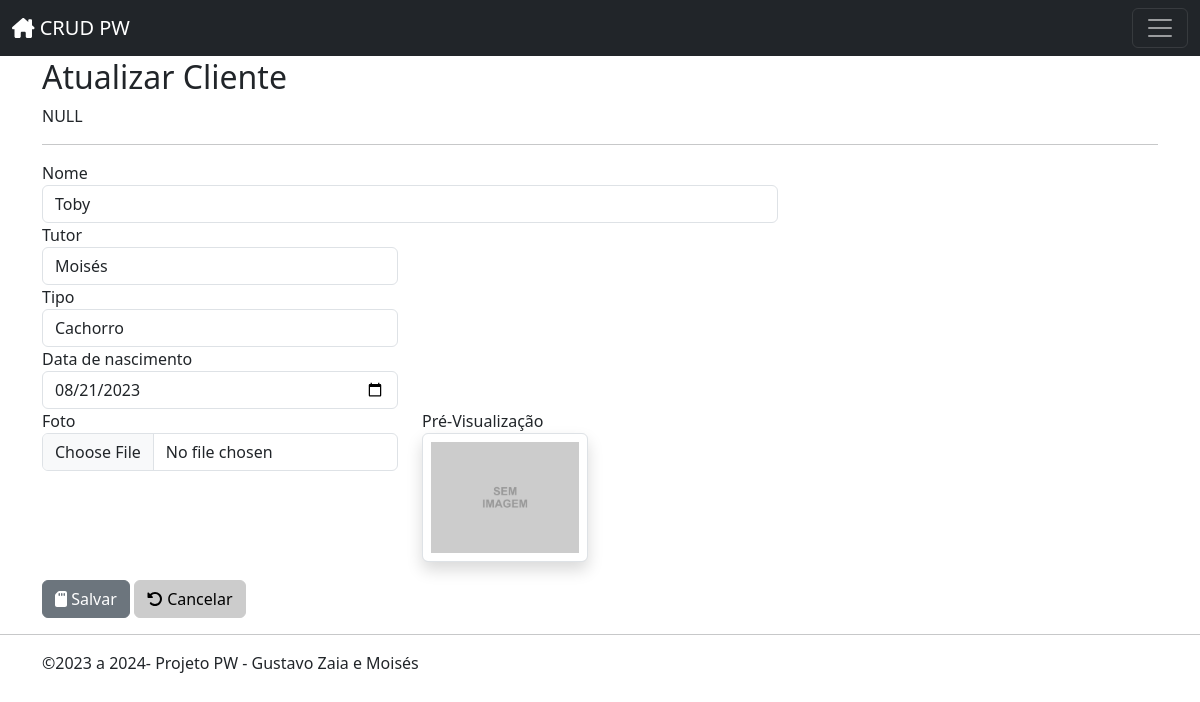
The app's page /animais/edit.php?id=1, older data.
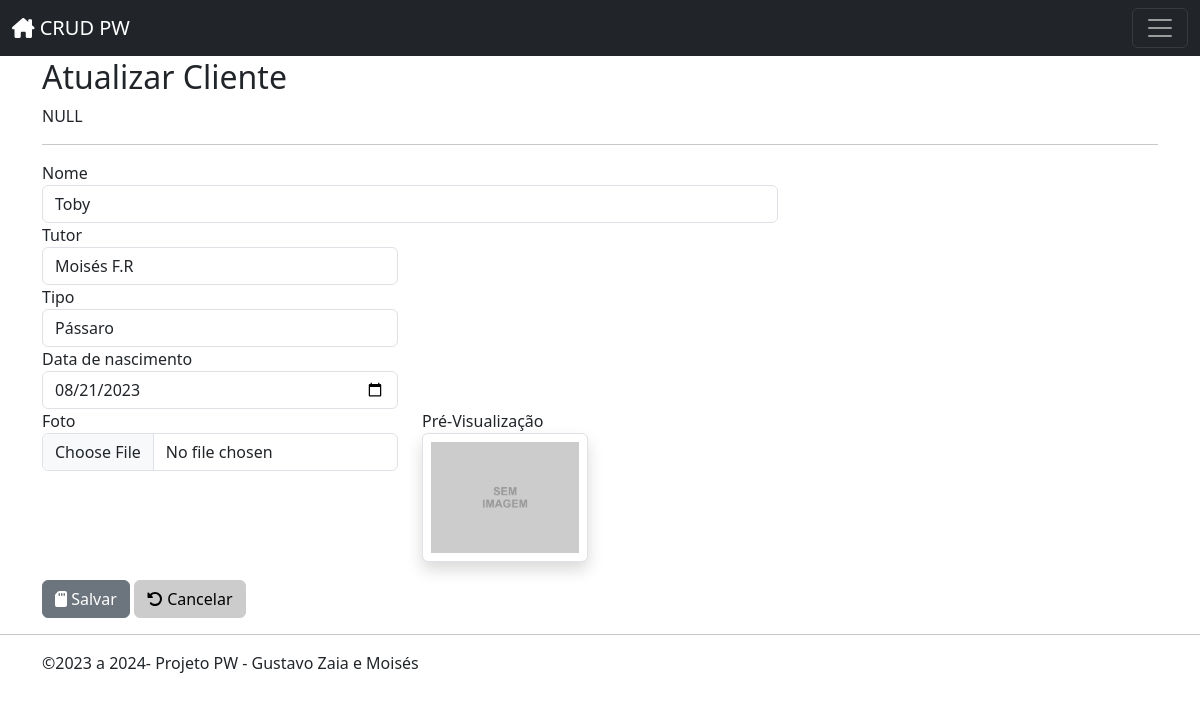
The same page, newer data.
### tables this page shows
CREATE TABLE `animal` (
  `id` int(11) NOT NULL,
  `nome` varchar(50) DEFAULT NULL,
  `tutor` varchar(50) DEFAULT NULL,
  `tipo` varchar(25) DEFAULT NULL,
  `dataNasc` date DEFAULT NULL,
  `foto` varchar(69) DEFAULT NULL
);

### inc/database.php (called while the page is built, shortened)
<?php
function open_database()
{
	$servername = "localhost";
	$username = "root";
	$password = "";
	try {
		$conn = new PDO("mysql:host=$servername;dbname=wda_crud", $username, $password);
		$conn->setAttribute(PDO::ATTR_ERRMODE, PDO::ERRMODE_EXCEPTION);
		return $conn;
	} catch (Exception $e) {
		echo $e->getMessage();
		return null;
	}
}
function find($table = null, $id = null)
{
	try {
		$database = open_database();
		$found = null;
		if ($id) {
			$stmt = $database->prepare("SELECT * FROM " . $table . " WHERE id = ?");
			$stmt->bindParam(1, $id);
			$stmt->execute();
			if($stmt->rowCount() > 0) {
				$found = $stmt->fetch(PDO::FETCH_ASSOC);
			}
		} else {
			$stmt = $database->prepare("SELECT * FROM " . $table);
			$stmt->execute();
			if ($stmt->rowCount() > 0) {
				$found = $stmt->fetchAll(PDO::FETCH_ASSOC);
			}
		}
	} catch (Exception $e) {
		$_SESSION['message'] = $e->GetMessage();
		$_SESSION['type'] = 'danger';
	}
	return $found;
}

### animais/functions.php (called while the page is built, shortened)
<?php
    function edit() {
        try {
            if (isset($_GET['id'])) {
            $id = $_GET['id'];
            if (isset($_POST['animal'])) {
                $animal = $_POST['animal'];
                $old_photo = $_POST['old_photo'];
                if (!empty($_FILES["foto"]["name"])) {
                    $pasta_destino = "fotos/";
                    $tipo_arquivo = strtolower(pathinfo(basename($_FILES["foto"]["name"]), PATHINFO_EXTENSION));
                    $nomearquivo = uniqid() . "." . $tipo_arquivo;
                    $arquivo_destino = $pasta_destino . $nomearquivo;
                    $tamanho_arquivo = $_FILES["foto"]["size"];
                    $nome_temp = $_FILES["foto"]["tmp_name"];
                    upload($pasta_destino, $arquivo_destino, $tipo_arquivo, $nome_temp, $tamanho_arquivo);
                    unlink("./fotos/" . $old_photo);
                    $animal['foto'] = $nomearquivo;
                    if($tipo_arquivo !== "jpg" && $tipo_arquivo !== "jpeg" && $tipo_arquivo !== "png" && $tipo_arquivo !== "webp")
                    {
                        $_SESSION['message'] = 'O arquivo deve ser uma imagem ';
                        $_SESSION['type'] = 'danger';
                        header('Location: index.php');
                    }
                }
                update('animal', $id, $animal);
                header('Location: index.php');
            } else {
                $animal = find('animal', $id);
            }
            } else {
            header('location: index.php');
            }
        } catch (Exception $e) {
            $_SESSION['message'] = 'Aconteceu um erro: ' . $e->getMessage();
		    $_SESSION['type'] = 'danger';
            header('Location: index.php');
        }
    }
?>

### animais/edit.php (the view, shortened to what the changed rows need)
<?php
require_once('functions.php');
edit();
include(HEADER_TEMPLATE); ?>
            <h2 class="mt-2">Atualizar Cliente</h2>
            <?php
                if(!isset($_SESSION["message"])){
                    var_dump($_SESSION["type"]);
                }
            ?>
            <form action="edit.php?id=<?php echo $animal['id']; ?>" method="post" enctype="multipart/form-data">
                <div class="row">
                    <div class="form-group col-md-8">
                        <label for="name">Nome</label>
                        <input type="text" class="form-control" name="animal[nome]" value="<?php echo $animal['nome']; ?>">
                    </div>
                </div>
                <div class="row">
                    <div class="form-group col-md-4">
                        <label for="campo2">Tutor</label>
                        <input type="text" class="form-control" name="animal['tutor']" value="<?php echo $animal['tutor']; ?>">
                    </div>
                </div>
                <div class="row">
                    <div class="form-group col-md-4">
                        <label for="campo3">Tipo</label>
                        <input type="text" class="form-control" name="animal['tipo']" value="<?php echo $animal['tipo']; ?>">
                    </div>
                </div>
                <div class="row">
                    <div class="form-group col-md-4">
                        <label for="campo3">Data de nascimento</label>
                        <input type="date" class="form-control" name="animal['dataNasc']" value="<?php echo $animal['dataNasc']; ?>">
                    </div>
                </div>
            </form>

Row changes from the older to the newer data that the page shows:
changed animal "Toby": tutor "Moisés" → "Moisés F.R"; tipo "Cachorro" → "Pássaro"
